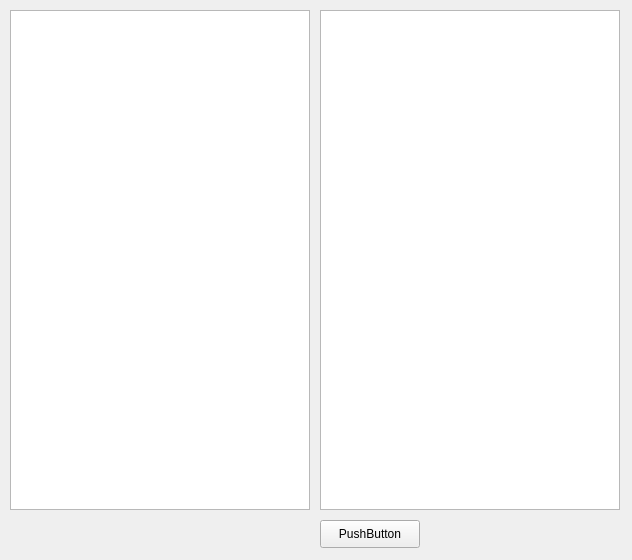
<?xml version="1.0" encoding="UTF-8"?>
<ui version="4.0">
 <class>MainWindow</class>
 <widget class="QMainWindow" name="MainWindow">
  <property name="geometry">
   <rect>
    <x>0</x>
    <y>0</y>
    <width>632</width>
    <height>560</height>
   </rect>
  </property>
  <property name="windowTitle">
   <string>MainWindow</string>
  </property>
  <widget class="QWidget" name="centralwidget">
   <widget class="QListWidget" name="listWidget">
    <property name="geometry">
     <rect>
      <x>10</x>
      <y>10</y>
      <width>300</width>
      <height>500</height>
     </rect>
    </property>
   </widget>
   <widget class="QTextBrowser" name="textBrowser">
    <property name="geometry">
     <rect>
      <x>320</x>
      <y>10</y>
      <width>300</width>
      <height>500</height>
     </rect>
    </property>
   </widget>
   <widget class="QPushButton" name="cclean">
    <property name="geometry">
     <rect>
      <x>320</x>
      <y>520</y>
      <width>100</width>
      <height>28</height>
     </rect>
    </property>
    <property name="text">
     <string>PushButton</string>
    </property>
   </widget>
  </widget>
 </widget>
 <resources/>
 <connections/>
</ui>
